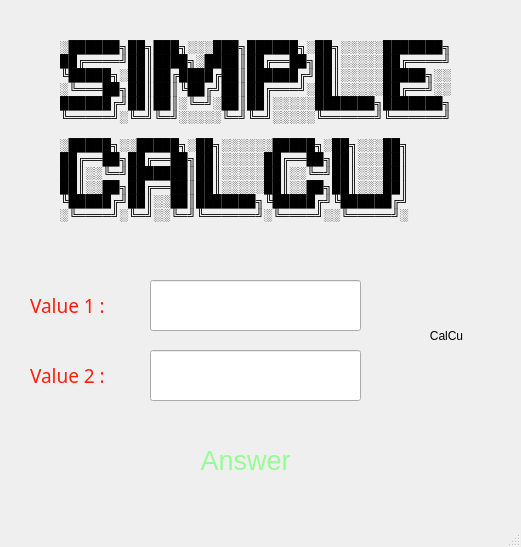
<?xml version="1.0" encoding="UTF-8"?>
<ui version="4.0">
 <class>MainWindow</class>
 <widget class="QMainWindow" name="MainWindow">
  <property name="geometry">
   <rect>
    <x>0</x>
    <y>0</y>
    <width>521</width>
    <height>547</height>
   </rect>
  </property>
  <property name="windowTitle">
   <string>SimpleCalcu</string>
  </property>
  <widget class="QWidget" name="centralwidget">
   <widget class="QLabel" name="label">
    <property name="geometry">
     <rect>
      <x>60</x>
      <y>20</y>
      <width>431</width>
      <height>221</height>
     </rect>
    </property>
    <property name="text">
     <string>░██████╗██╗███╗░░░███╗██████╗░██╗░░░░░███████╗
██╔════╝██║████╗░████║██╔══██╗██║░░░░░██╔════╝
╚█████╗░██║██╔████╔██║██████╔╝██║░░░░░█████╗░░
░╚═══██╗██║██║╚██╔╝██║██╔═══╝░██║░░░░░██╔══╝░░
██████╔╝██║██║░╚═╝░██║██║░░░░░███████╗███████╗
╚═════╝░╚═╝╚═╝░░░░░╚═╝╚═╝░░░░░╚══════╝╚══════╝

░█████╗░░█████╗░██╗░░░░░░█████╗░██╗░░░██╗
██╔══██╗██╔══██╗██║░░░░░██╔══██╗██║░░░██║
██║░░╚═╝███████║██║░░░░░██║░░╚═╝██║░░░██║
██║░░██╗██╔══██║██║░░░░░██║░░██╗██║░░░██║
╚█████╔╝██║░░██║███████╗╚█████╔╝╚██████╔╝
░╚════╝░╚═╝░░╚═╝╚══════╝░╚════╝░░╚═════╝░</string>
    </property>
   </widget>
   <widget class="QLabel" name="label_2">
    <property name="geometry">
     <rect>
      <x>30</x>
      <y>290</y>
      <width>111</width>
      <height>31</height>
     </rect>
    </property>
    <property name="font">
     <font>
      <family>Nasalization Rg</family>
      <pointsize>14</pointsize>
     </font>
    </property>
    <property name="styleSheet">
     <string notr="true">color: rgb(255, 30, 10)</string>
    </property>
    <property name="text">
     <string>Value 1 :</string>
    </property>
   </widget>
   <widget class="QLabel" name="label_4">
    <property name="geometry">
     <rect>
      <x>30</x>
      <y>360</y>
      <width>111</width>
      <height>31</height>
     </rect>
    </property>
    <property name="font">
     <font>
      <family>Nasalization Rg</family>
      <pointsize>14</pointsize>
     </font>
    </property>
    <property name="styleSheet">
     <string notr="true">color: rgb(255, 30, 10)</string>
    </property>
    <property name="text">
     <string>Value 2 :</string>
    </property>
   </widget>
   <widget class="QLabel" name="label_3">
    <property name="geometry">
     <rect>
      <x>110</x>
      <y>430</y>
      <width>271</width>
      <height>61</height>
     </rect>
    </property>
    <property name="font">
     <font>
      <family>MS UI Gothic</family>
      <pointsize>20</pointsize>
     </font>
    </property>
    <property name="styleSheet">
     <string notr="true">color: rgb(152,251,152)</string>
    </property>
    <property name="text">
     <string>Answer</string>
    </property>
    <property name="alignment">
     <set>Qt::AlignCenter</set>
    </property>
   </widget>
   <widget class="QPushButton" name="pushButton">
    <property name="geometry">
     <rect>
      <x>400</x>
      <y>300</y>
      <width>93</width>
      <height>71</height>
     </rect>
    </property>
    <property name="styleSheet">
     <string notr="true">border-radius : 100; border : 2px solid black
setGeometry(200, 150, 100, 100)</string>
    </property>
    <property name="text">
     <string>CalCu</string>
    </property>
   </widget>
   <widget class="QLineEdit" name="lineEdit">
    <property name="geometry">
     <rect>
      <x>150</x>
      <y>280</y>
      <width>211</width>
      <height>51</height>
     </rect>
    </property>
   </widget>
   <widget class="QLineEdit" name="lineEdit_2">
    <property name="geometry">
     <rect>
      <x>150</x>
      <y>350</y>
      <width>211</width>
      <height>51</height>
     </rect>
    </property>
   </widget>
  </widget>
  <widget class="QMenuBar" name="menubar">
   <property name="geometry">
    <rect>
     <x>0</x>
     <y>0</y>
     <width>521</width>
     <height>26</height>
    </rect>
   </property>
  </widget>
  <widget class="QStatusBar" name="statusbar"/>
 </widget>
 <resources/>
 <connections/>
</ui>
